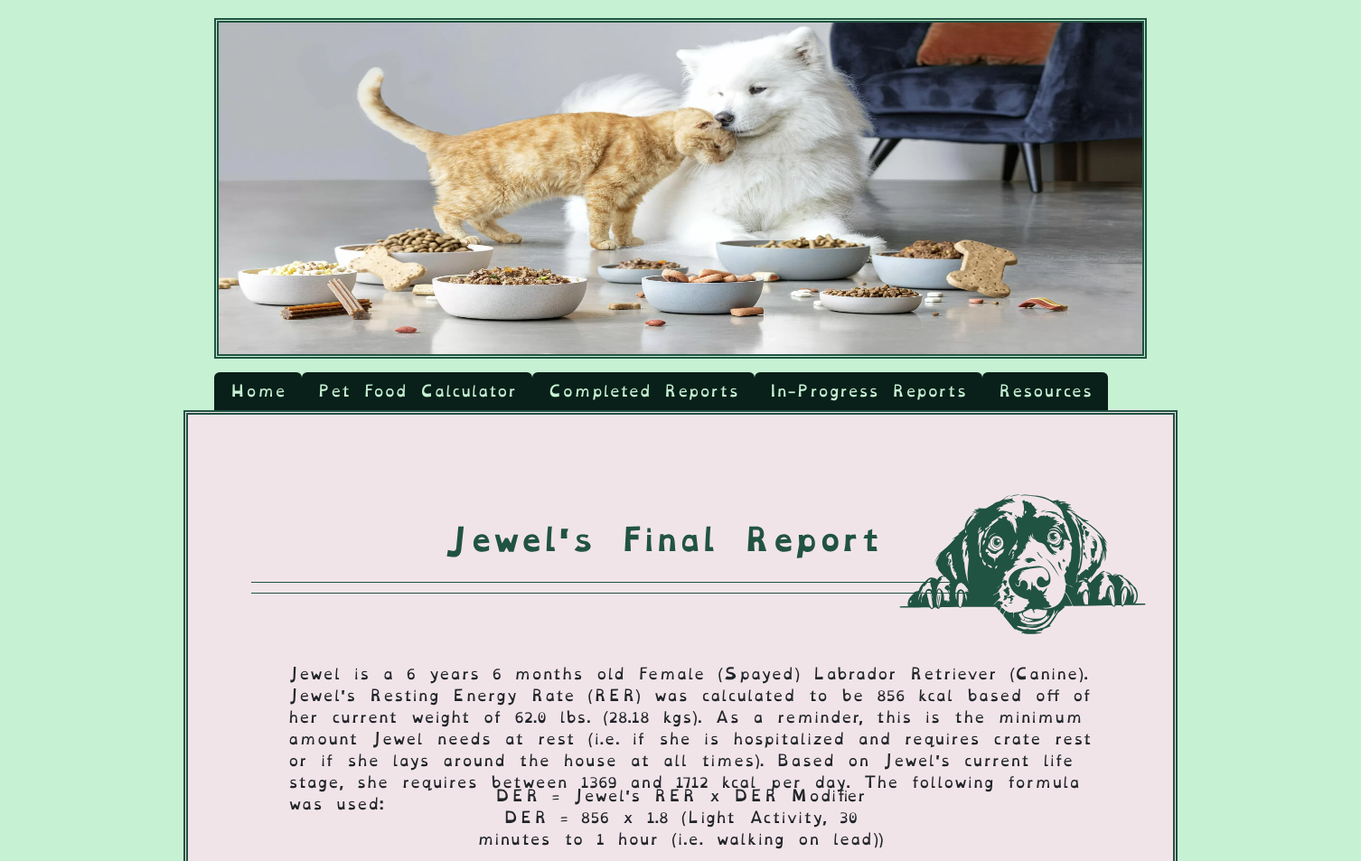
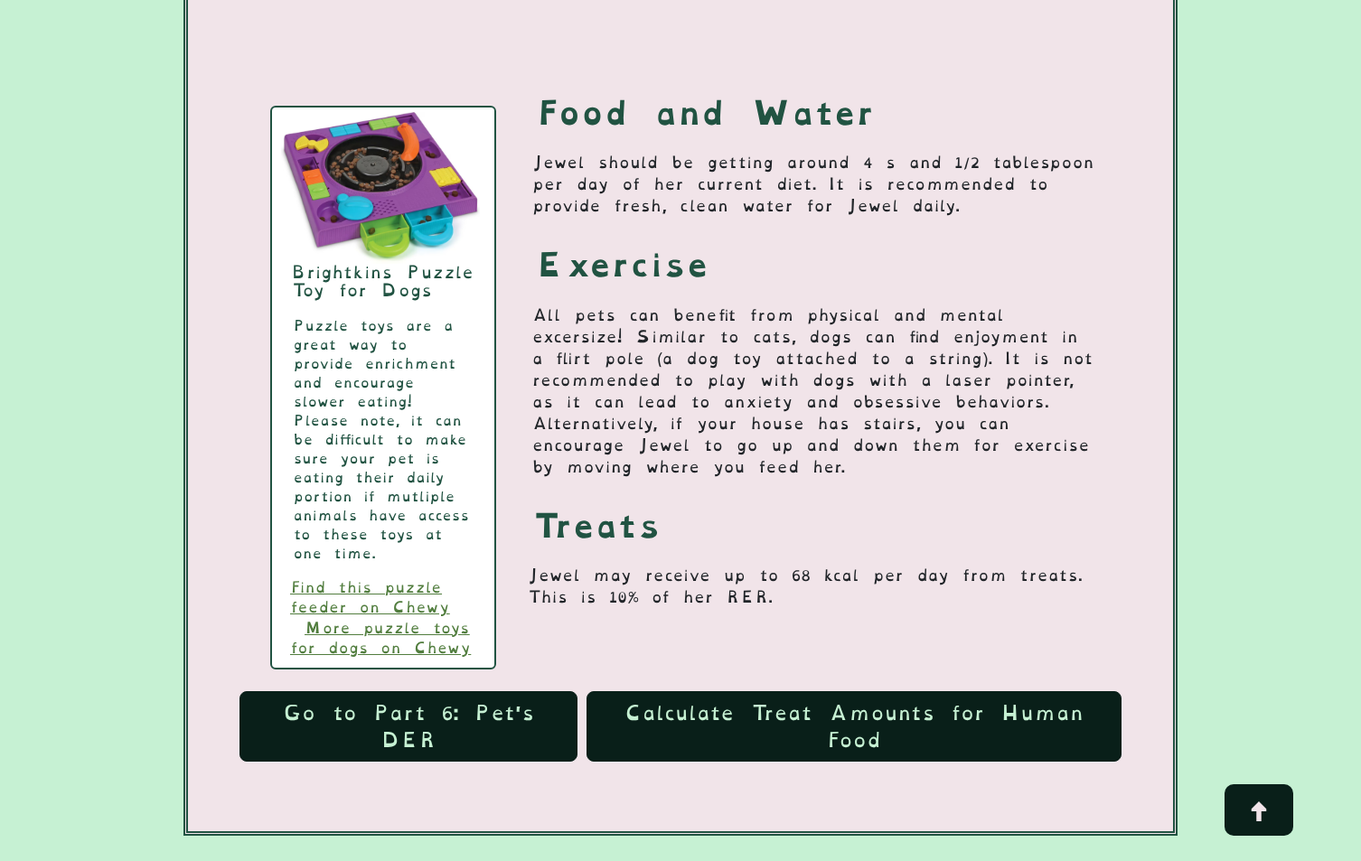
Page /completed_report?pet_id=1 (signed in) on the earlier database version (2 pictures, top to bottom).
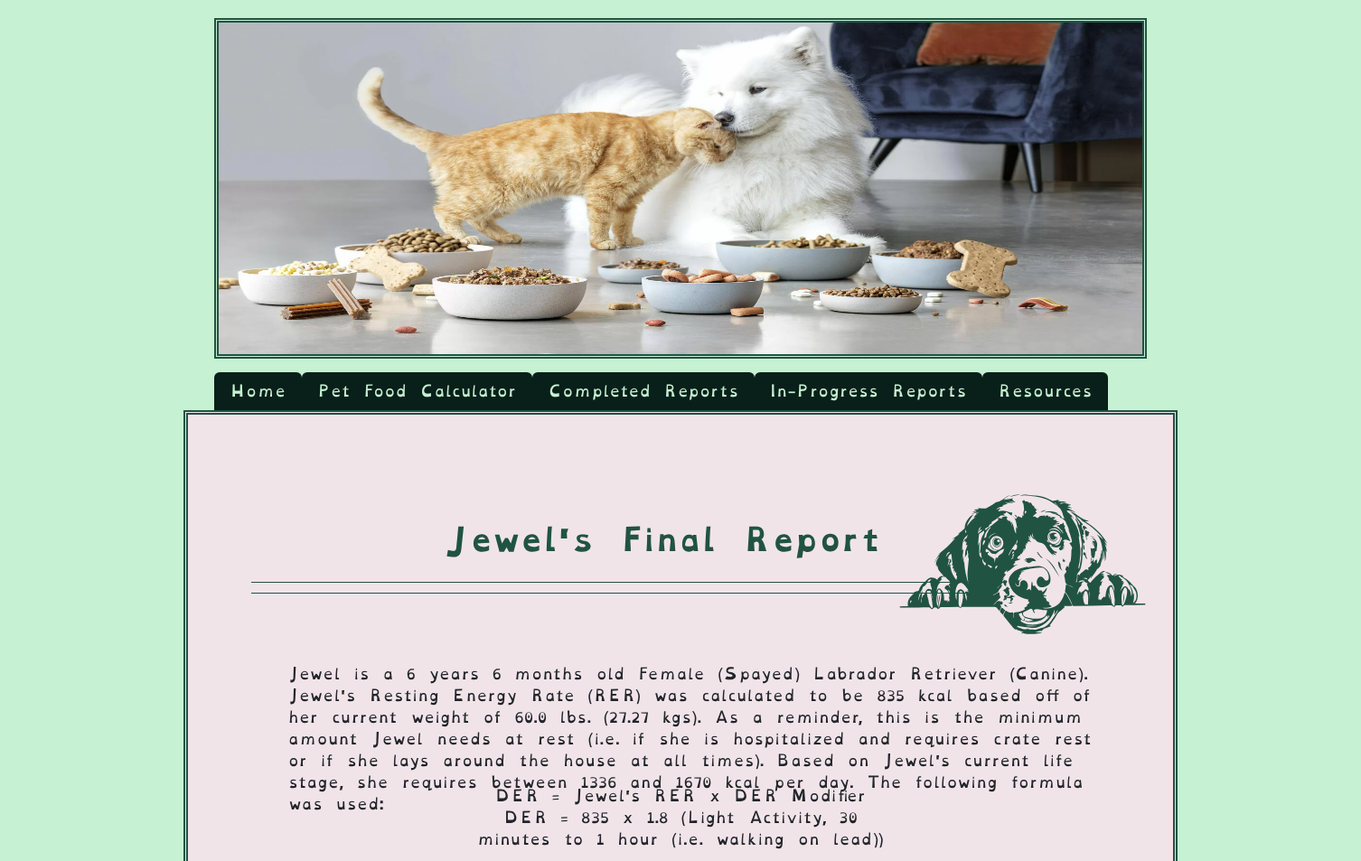
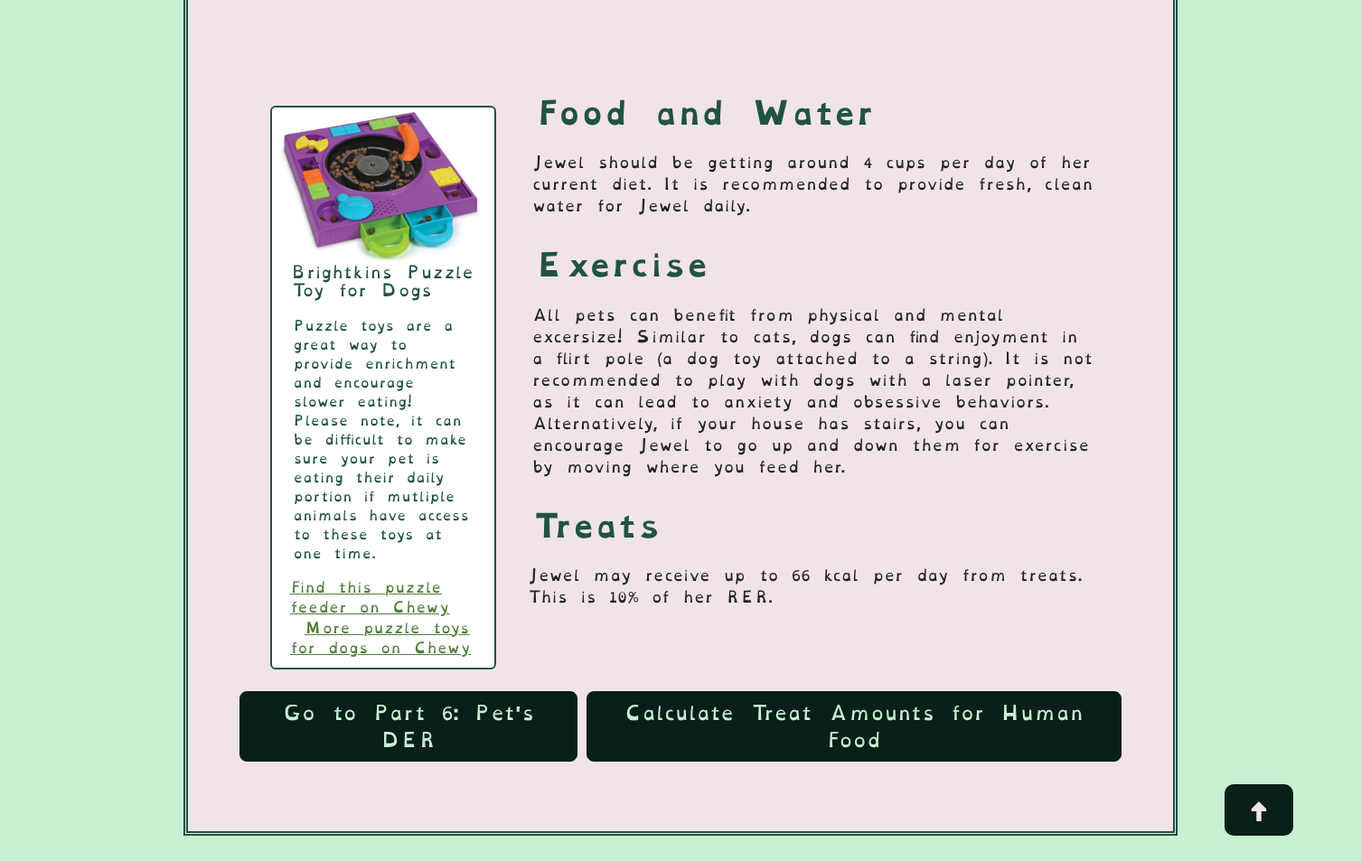
Same page on the later database version (2 pictures, top to bottom).
### tables this page shows
CREATE TABLE "pets" (
	"pet_id"	INTEGER UNIQUE,
	"owner_id"	INTEGER,
	"name"	VARCHAR(25) NOT NULL,
	"age_in_years"	INTEGER,
	"age_in_months"	INTEGER,
	"species"	VARCHAR(10) NOT NULL,
	"breed"	VARCHAR(25),
	"canine_breed_id"	INTEGER,
	"feline_breed_id"	INTEGER,
	"sex"	INTEGER,
	"bcs"	INTEGER,
	"weight"	FLOAT,
	"units"	VARCHAR(5),
	"converted_weight"	FLOAT,
	"converted_weight_units"	VARCHAR(5),
	"body_fat_percentage"	VARCHAR(5),
	"ideal_weight_lbs"	FLOAT,
	"ideal_weight_kgs"	FLOAT,
	"is_pediatric"	BOOL,
	"is_pregnant"	BOOL,
	"weeks_gestating"	INTEGER,
	"is_nursing"	BOOL,
	"litter_size"	INTEGER,
	"weeks_nursing"	INTEGER,
	"activity_level"	INTEGER,
	"rer"	FLOAT,
	"canine_der_factor_id"	INTEGER,
	"feline_der_factor_id"	INTEGER,
	"der"	FLOAT,
	"der_modifier"	FLOAT,
	"meals_per_day"	FLOAT,
	"current_food_kcal"	FLOAT,
	"current_food_form"	INTEGER,
	"second_food_kcal" FLOAT,
	"second_food_form" INTEGER,
	"sensitive_stomach" INTEGER,
	"food_transition" INTEGER,
	"transition_length" INTEGER,
	"rec_treat_kcal_per_day"	INTEGER,
	"current_food_amt_rec"	VARCHAR(15),
	"current_food_amt_per_meal"	VARCHAR(15),
	"date_of_first_report"	DATETIME,
	"most_recent_report_date"	DATETIME,
	PRIMARY KEY("pet_id" AUTOINCREMENT),
	FOREIGN KEY("owner_id") REFERENCES "users"("id"),
	FOREIGN KEY("canine_breed_id") REFERENCES "dog_breeds"("BreedID"),
	FOREIGN KEY("canine_der_factor_id") REFERENCES "canine_der_factors"("factor_id"),
	FOREIGN KEY("feline_breed_id") REFERENCES "cat_breeds"("BreedID"),
	FOREIGN KEY("feline_der_factor_id") REFERENCES "feline_der_factors"("factor_id"),
	FOREIGN KEY("sex") REFERENCES "reproductive_statuses"("sex_id"),
	FOREIGN KEY("activity_level") REFERENCES "activity_levels"("activity_id"),
	FOREIGN KEY("current_food_form") REFERENCES "food_forms"("form_id"),
	FOREIGN KEY("second_food_form") REFERENCES "food_forms"("form_id")
);

### main.py (the view, shortened to what this page needs)
@app.route("/completed_report", methods=["GET", "POST"])
@login_required
def completed_report():
    try:
        pet_id = request.args.get("pet_id")
        fi = FindInfo(session["user_id"], pet_id)
        print(f"pet ID: {pet_id}")
    except Exception as e:
        print(f"Couldn't find ID, Exception: {e}")
    pet_data = fi.pet_data_dictionary(session["user_id"], pet_id)
    rer = int(pet_data[0]["rer"])
    der = pet_data[0]["der"]
    object_pronoun = fi.find_pronouns(pet_data[0]["sex"])["object_pronoun"]
    subject_pronoun = fi.find_pronouns(pet_data[0]["sex"])["subject_pronoun"]
    possessive_pronoun = fi.find_pronouns(pet_data[0]["sex"])["possessive_pronoun"]
    breed_id = fi.find_breed_id()
    if pet_data[0]["species"] == "Canine":
        svg = fi.find_svg(session["user_id"], pet_data[0]["pet_id"], pet_data[0]["species"], pet_data[0]["canine_breed_id"])
        if id:
            life_stage_search = db.execute(
                "SELECT life_stage, notes FROM canine_der_factors WHERE factor_id = ?",
                pet_data[0]["canine_der_factor_id"]
            )
    if life_stage_search:
        life_stage = life_stage_search[0]["life_stage"]
        notes = life_stage_search[0]["notes"]
    if pet_data:
        meals_per_day = pet_data[0]["meals_per_day"]
    if pet_data[0]["species"] == "Canine":
        breed_search = db.execute(
            "SELECT SizeCategory FROM dog_breeds WHERE BreedID = :breed_id",
            breed_id=pet_data[0]["canine_breed_id"]
        )
        if breed_search:
            breed_size_category = breed_search[0]["SizeCategory"].lower()
        der_low_end = float(fi.find_der_low_end(pet_data[0]["species"], pet_data[0]["canine_der_factor_id"]) * pet_data[0]["rer"])
        der_high_end = float(fi.find_der_high_end(pet_data[0]["species"], pet_data[0]["canine_der_factor_id"]) * pet_data[0]["rer"])
    der_low_end, der_high_end = int(der_low_end), int(der_high_end)
    return render_template("complete_report.html",
                            pet_data=pet_data,
                            rer=rer,
                            der=der,
                            der_low_end=der_low_end,
                            der_high_end=der_high_end,
                            svg=svg,
                            meals_per_day=meals_per_day,
                            life_stage=life_stage,
                            notes=notes,
                            object_pronoun=object_pronoun,
                            subject_pronoun=subject_pronoun,
                            possessive_pronoun=possessive_pronoun,
                            pet_id=pet_id,
                            breed_size_category=breed_size_category)

### find_info.py (called while the page is built, shortened)
    def find_der_high_end(self, species=None, der_factor_id=None) -> float:
        if species == "Canine":
            der_lookup = db.execute(
                "SELECT life_stage, canine_der_factor_range_end \
                    FROM canine_der_factors WHERE factor_id = :der_factor_id",
                    der_factor_id=der_factor_id)
            print(f"DER lookup: {der_lookup}")
            if der_lookup:
                self.der_modifier_end_range = der_lookup[0]["canine_der_factor_range_end"]
        return self.der_modifier_end_range

    def pet_data_dictionary(self, user_id, pet_id) -> dict:
        if pet_id != 0 and user_id != 0:
            self.pet_data = db.execute(
                "SELECT * FROM pets WHERE owner_id = :user_id AND pet_id = :pet_id",
                user_id=user_id, pet_id=pet_id
            )
            if self.pet_data == None:
                print("The pet hasn't been added yet.")
        return self.pet_data

### helpers.py (called while the page is built)
def login_required(f):
    @wraps(f)
    def decorated_funtion(*args, **kwargs):
        if session.get("user_id") == None:
            return redirect(url_for("login"))
        return f(*args, **kwargs)
    return decorated_funtion

### templates/complete_report.html (shortened to what the changed rows need)
{% extends 'base.html' %}
{% block content %}
<div class="report_wrapper">
  <div class="report_title">
    {% if pet_data[0].name %}
    <h2>{{ pet_data[0].name }}'s Final Report</h2>
    {% else %}
    <h2>Pet's Final Report</h2>
    {% endif %}
  </div>
</div>
<div class="final_report">
  <div class="data">
    {{ pet_data[0].name }} is a
    {% if pet_data[0].age_in_years == 0 and pet_data[0].age_in_months == 1 %} {{
    pet_data[0].age_in_months }} month old {% elif pet_data[0].age_in_years == 0
    and pet_data[0].age_in_months > 1 %} {{ pet_data[0].age_in_months }} months
    old {% elif pet_data[0].age_in_years == 1 and pet_data[0].age_in_months == 0
    %} {{ pet_data[0].age_in_years }} year old {% elif pet_data[0].age_in_years
    == 1 and pet_data[0].age_in_months == 1 %} {{ pet_data[0].age_in_years }}
    year old {{ pet_data[0].age_in_months }} month old {% elif
    pet_data[0].age_in_years == 1 and pet_data[0].age_in_months > 1 %} {{
    pet_data[0].age_in_years }} year {{ pet_data[0].age_in_months }} months old
    {% elif pet_data[0].age_in_years > 1 and pet_data[0].age_in_months == 0 %}
    {{ pet_data[0].age_in_years }} year old {% elif pet_data[0].age_in_years > 1
    and pet_data[0].age_in_months == 1 %} {{ pet_data[0].age_in_years }} years
    {{ pet_data[0].age_in_months }} month old {% elif pet_data[0].age_in_years >
    1 and pet_data[0].age_in_months > 1 %} {{ pet_data[0].age_in_years }} years
    {{ pet_data[0].age_in_months }} months old {% endif %}
    {% if pet_data[0].sex == 2 %} Female (Spayed) {% elif pet_data[0].sex == 1
    %} Female (Intact) {% elif pet_data[0].sex == 3 %} Male (Intact) {% elif
    pet_data[0].sex == 4 %} Male (Neutered) {% endif %}
    {{ pet_data[0].breed }} ({{ pet_data[0].species }}).
    {{ pet_data[0].name }}'s Resting Energy Rate (RER) was calculated to be {{
    rer }} kcal based off of {% if pet_data[0].sex == 3 or pet_data[0].sex == 4
    %} {{ possessive_pronoun }} {% else %} {{ object_pronoun }} {% endif %}
    current weight of {{ pet_data[0].weight }} {{ pet_data[0].units }}. ({{
    pet_data[0].converted_weight }} {{ pet_data[0].converted_weight_units }}).
    As a reminder, this is the minimum amount {{ pet_data[0].name }} needs at
    rest (i.e. if {{ subject_pronoun }} is hospitalized and requires crate rest
    or if {{ subject_pronoun }} lays around the house at all times). Based on {{
    pet_data[0].name }}'s current life stage, {{ subject_pronoun }} requires {%
    if der_low_end != der_high_end %}
    between {{ der_low_end }} and {{ der_high_end }} {% else %} {{ der }} {%
    endif %} kcal per day. The following formula was used:
  </div>
  {% if pet_data[0].species == "Feline" %} {% if pet_data[0].is_pregnant == 1
  %}
  <div class="large_padding"></div>
  {% endif %} {% if pet_data[0].is_nursing == 1 %}
  <div class="final_formula_nursing">
    DER = {{ pet_data[0].name }}'s {{ notes }}
    <br />
    DER = {{ rer }} + ({{ pet_data[0].der_modifier }} * {{
    pet_data[0].litter_size }} kittens)
    {% if notes != None %} ({{ life_stage|trim }}, {{ notes }}) {% else %} ({{
    life_stage|trim }}) {% endif %}
  </div>
  {% else %}
  <div class="final_formula_fel">
    {% if pet_data[0].is_pregnant == 1 or pet_data[0].bcs < 6 %}
    <div class="quarter_padding"></div>
    {% endif %} DER = {{ pet_data[0].name }}'s RER x DER Modifier
    <br />
    DER = {{ rer }} x {{ pet_data[0].der_modifier }}
    {% if notes != None %} ({{ life_stage|trim }}, {{ notes }}) {% else %} ({{
    life_stage|trim }}) {% endif %}
  </div>
  {% if pet_data[0].bcs > 6 and pet_data[0].age_in_years < 7 %}
  <div class="mid_padding"></div>
  {% elif pet_data[0].age_in_years >= 7 or pet_data[0].bcs <= 6 %}
  <div class="large_padding"></div>
  {% endif %} {% endif %} {% else %}
  <div class="final_formula">
     DER = {{ pet_data[0].name }}'s RER x DER Modifier
    <br />
    DER = {{ rer }} x {{ pet_data[0].der_modifier }}
    {% if notes != None %} ({{ life_stage|trim }}, {{ notes }}) {% else %} ({{
    life_stage|trim }}) {% endif %}
  </div>
  {% endif %}
  <div class="food_and_exercise">
    <div class="feeding">
      <h2>Food and Water</h2>
      {{ pet_data[0].name }} should be getting around {% if
      pet_data[0].meals_per_day != 1 %} {{ pet_data[0].current_food_amt_rec }}
      (or approximately {{ pet_data[0].current_food_amt_per_meal }} per meal
      over {{ meals_per_day }} meals) of {% if pet_data[0].sex == 3 or
      pet_data[0].sex == 4 %} {{ possessive_pronoun }} {% else %} {{
      object_pronoun }} {% endif %} current diet. {% else %} {{
      pet_data[0].current_food_amt_rec }} of {% if pet_data[0].sex == 3 or
      pet_data[0].sex == 4 %} {{ possessive_pronoun }} {% else %} {{
      object_pronoun }} {% endif %} current diet. {% endif %} {% if
      pet_data[0].is_nursing != 1 %} It is recommended to provide fresh, clean
      water for {{ pet_data[0].name }} daily. {% endif %}
    </div>
    {% if pet_data[0].species == "Canine" %}
    {% if pet_data[0].activity_level != 3 and pet_data[0].activity_level != 4
    and pet_data[0].is_pregnant != 1 and pet_data[0].is_nursing != 1 and
    pet_data[0].is_pediatric != 1 %}
    <div class="exercise">
      <h2>Exercise</h2>
      All pets can benefit from physical and mental excersize! Similar to cats,
      dogs can find enjoyment in a flirt pole (a dog toy attached to a string).
      It is not recommended to play with dogs with a laser pointer, as it can
      lead to anxiety and obsessive behaviors. Alternatively, if your house has
      stairs, you can encourage {{ pet_data[0].name }} to go up and down them
      for exercise by moving where you feed {{ object_pronoun }}.
    </div>
    {% endif %}
    <div
      class="card"
      id="{{ 'final_report_obese' if pet_data[0].bcs > 6 else 'final_report_active' if pet_data[0].is_pregnant != 'y' and (pet_data[0].activity_level == 'Moderate' or pet_data[0].activity_level == 'Heavy') else 'final_report' }}"
    >
      <img
        src="{{ url_for('static', filename='assets/img/k9_puzzle_feeder.png') }}"
        alt="A plastic puzzle feeder for dogs with many compartments to hide treats"
        id="fr"
        align="left"
      />
      <div class="card-body">
      </div>
      <div class="card-body-fr">
      </div>
    </div>
    {% endif %}
  </div>
   {% if pet_data[0].bcs >= 6 or pet_data[0].is_pediatric
  == "y" or pet_data[0].is_pregnant == 1 or pet_data[0].is_nursing == 1 %}
  {% if pet_data[0].bcs >= 6 or pet_data[0].is_pregnant == 1 %} <div class="{%
  if pet_data[0].is_pregnant == 1 and pet_data[0].weeks_gestating == None or
  pet_data[0].bcs >= 6 or pet_data[0].weeks_gestating > 6 %}wider_treats{% else
  %}limit_treats{% endif %}">
  <h2>Treats</h2>
  <div class="smaller_padding"></div>
  {{ pet_data[0].name }} may receive up to {{
  pet_data[0].rec_treat_kcal_per_day|round|int }} kcal per day from treats. This
  is 8% of {% if pet_data[0].sex == 3 or pet_data[0].sex == 4 %} {{
  possessive_pronoun }} {% else %} {{ object_pronoun }} {% endif %} RER.
</div>
{% elif pet_data[0].is_pediatric == 1 %}
<div class="treats">
  <h2>Treats</h2>
  <div class="smaller_padding"></div>
  {{ pet_data[0].name }} may receive up to {{
  pet_data[0].rec_treat_kcal_per_day|round|int }} kcal per day from treats. This
  is 8% of {% if pet_data[0].sex == 3 or pet_data[0].sex == 4 %} {{
  possessive_pronoun }} {% else %} {{ object_pronoun }} {% endif %} RER. {% if
  pet_data[0].species == "Canine" %}
  <div class="smaller_padding"></div>
  <h2>Chew Toy Considerations</h2>
  <div class="smaller_padding"></div>
  When choosing a chewable toy for {{ pet_data[0].name }}, it is important to
  seek out materials that won't harm {{ object_pronoun }}. Avoid any abrasive
  materials like rope or tennis balls, as they can cause wearing on the teeth.
  Materials that are too hard should also be avoided, as they can cause the
  teeth to break. If you are able to dent the chew with your finger nail, it is
  a good indicator that the chew is soft enough to be against the teeth. Chews
  should always be offered while {{ pet_data[0].name }} is supervised just in
  case the chew breaks or splinters. {% endif %}
</div>
{% endif %} {% elif pet_data[0].age_in_years >= 7 or pet_data[0].bcs < 6 %}
<div class="senior_treats">
  <h2>Treats</h2>
  {{ pet_data[0].name }} may receive up to {{
  pet_data[0].rec_treat_kcal_per_day|round|int }} kcal per day from treats. This
  is 10% of {% if pet_data[0].sex == 3 or pet_data[0].sex == 4 %} {{
  possessive_pronoun }} {% else %} {{ object_pronoun }} {% endif %} RER.
</div>
{% endif %}
<div class="button-container-fp">
  <a href="{{ url_for('der', pet_id=pet_id) }}">
  </a>
  <a href="{{ url_for('human_foods.search_human_foods', pet_id=pet_id) }}">
  </a>
  <button onclick="scrollToTop()" id="top" title="Go to Top">
  </button>
</div>
{% endblock %}

Differences in the rows shown:
changed pets "Jewel": weight "62.0" → "60.0"; converted_weight "28.18" → "27.27"; current_food_amt_rec "4 s and 1/2 tablespoon per day" → "4 cups per day"; rec_treat_kcal_per_day "68" → "66"
Other differences:
{{ rer }}: "856" → "835"
{{ der_low_end }}: "1369" → "1336"
{{ der_high_end }}: "1712" → "1670"
